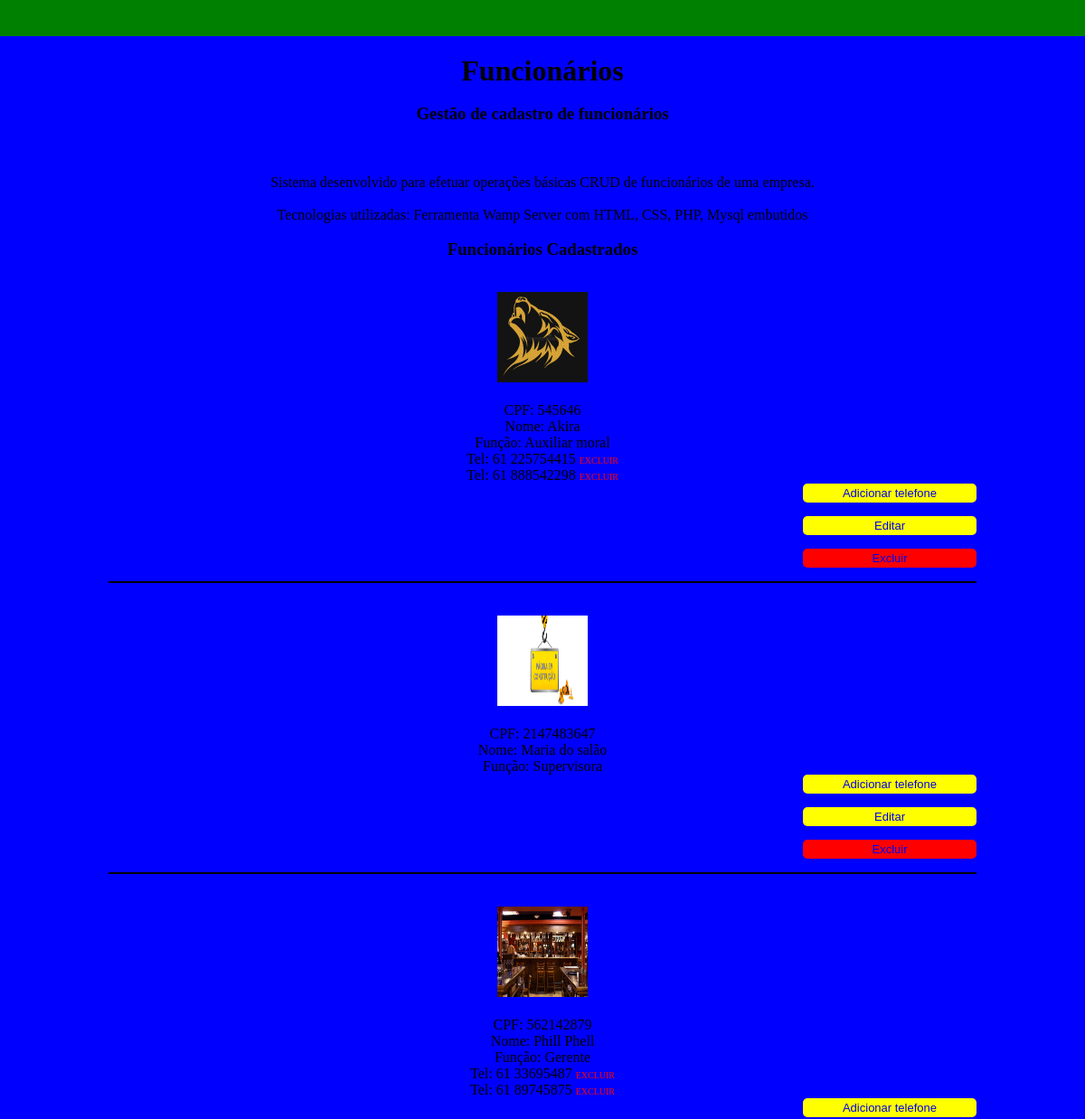
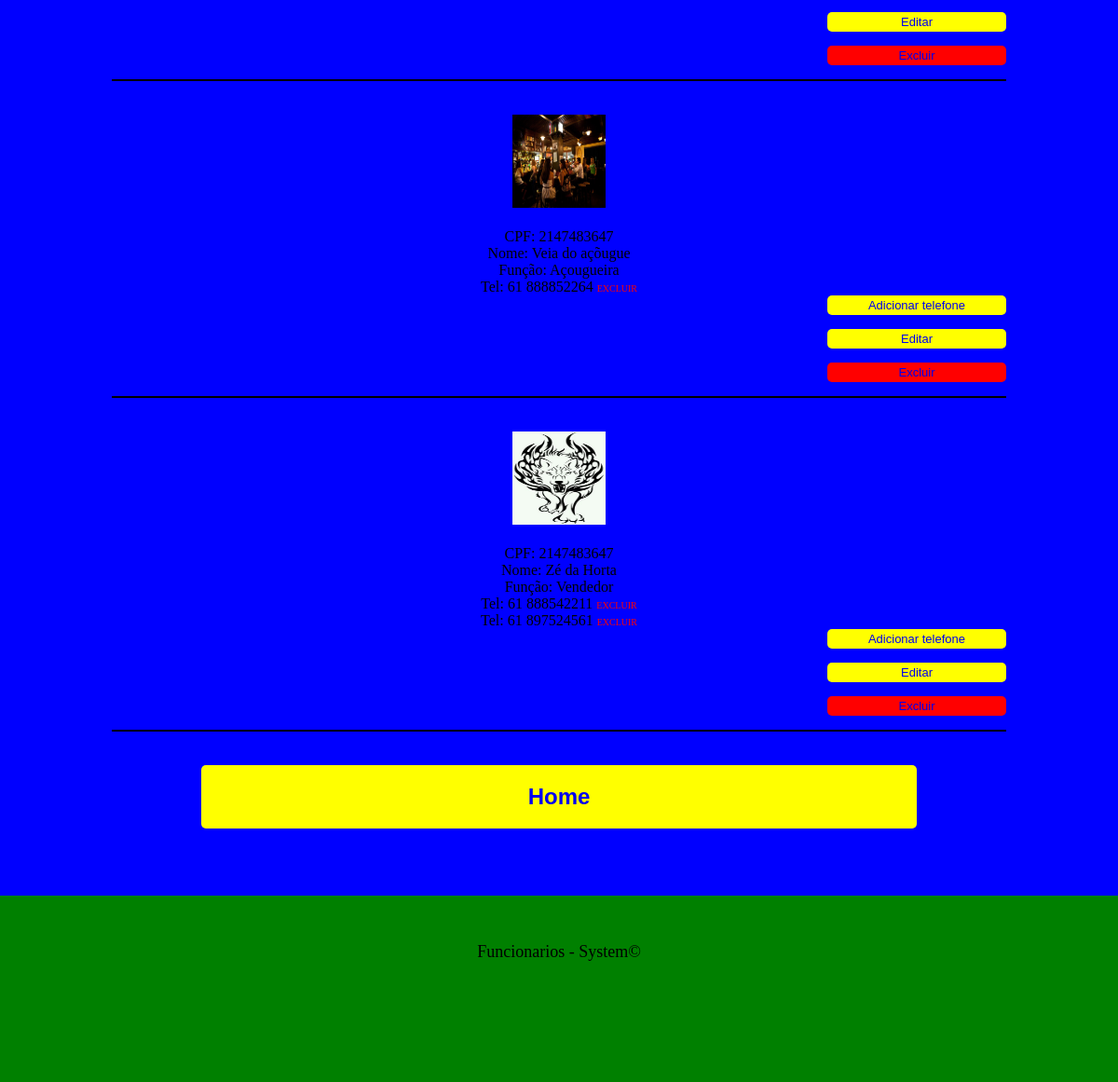
/desafioVik/view/cadastrados.php, run on the app's committed database (2 pictures, top to bottom).
### tables this page shows
CREATE TABLE IF NOT EXISTS `tb_funcionario` (
  `id` int(20) UNSIGNED NOT NULL AUTO_INCREMENT,
  `cpf` int(11) UNSIGNED NOT NULL,
  `nome` varchar(200) NOT NULL,
  `funcao` varchar(50) NOT NULL,
  `foto` blob NOT NULL,
  PRIMARY KEY (`id`) USING BTREE
);

CREATE TABLE IF NOT EXISTS `tb_telefone` (
  `id` int(10) UNSIGNED NOT NULL AUTO_INCREMENT,
  `ddd` int(2) UNSIGNED NOT NULL,
  `numero` int(9) UNSIGNED NOT NULL,
  `funcionario_id` int(20) UNSIGNED NOT NULL,
  PRIMARY KEY (`id`),
  KEY `funcionario_id` (`funcionario_id`)
);

### desafioVik/view/cadastrados.php (the view, shortened to what this page needs)
<!DOCTYPE HTML>
 <html lang="pt-br">
<head>
    <link href="./arquivosCSS/geral.css" rel="stylesheet"/>
</head>
<body>
    <div class="faixa-cabecalho">
    </div>
    <div class="painel-principal">
        <header>
            <div class="cabecalho-titulo">
                <h1> Funcionários </h1>
                <br>
                <h3> Gestão de cadastro de funcionários </h3>
                <br><br>
            </div>
        </header>
        <section>
            <p> Sistema desenvolvido para efetuar operações básicas CRUD de funcionários de uma empresa. </p>
            <br>
            <p> Tecnologias utilizadas: Ferramenta Wamp Server com HTML, CSS, PHP, Mysql embutidos </p><br>
        </section>
        <h3> Funcionários Cadastrados </h3>
        <br><br>
        <?php
            function listarTudo(){
                $conexao= ConexaoBanco::getConexao();
                $sqlLs= $conexao-> prepare("SELECT id, nome, cpf, funcao, foto from tb_funcionario ORDER BY nome");
                $sqlLs-> execute();
                $res= $sqlLs->fetchAll(PDO::FETCH_ASSOC);
                return $res;
            }
        ?>
        <div class="sec">
            <?php foreach( listarTudo() as $re):
                echo "<article>";
                echo '<div><img src="../Imagens/'.$re['foto'].'" width= "100px" height= "100px"/></div><br>';
                echo "<label> CPF: ".$re['cpf']."</label><br>";
                echo "<label> Nome: ".$re['nome']."</label><br>";
                echo "<label> Função: ".$re['funcao']."</label><br>";
                $conn= ConexaoBanco::getConexao();
                $sqlLs= $conn-> prepare("SELECT id, ddd, numero FROM tb_telefone WHERE funcionario_id = :i ORDER BY numero");
                $sqlLs-> bindValue(':i', $re['id'], PDO::PARAM_INT);
                $sqlLs-> execute();
                $resp= $sqlLs->fetchAll(PDO::FETCH_ASSOC);
                foreach($resp as $tl):
                    echo "<label> Tel: ".$tl['ddd']." ".$tl['numero']."</label> ";
                    echo '<a href="../controller/excluirTelDTO.php?id='.$tl['id'].'" style="color: red; font-size: 10px"> EXCLUIR </a><br>';
                endforeach;
                echo "<button class='btn-edit'> <a href='./adicionarTelefone.php?id=".$re['id']."'> Adicionar telefone </a> </button><br><br>";
                echo "<button class='btn-edit'> <a href='./editar.php?id=".$re['id']."'> Editar </a> </button><br><br>";
                echo "<button class='btn-exc'> <a href='../controller/excluiDTO.php?id=".$re['id']."'> Excluir </a> </button><br><br>";
                echo "<hr style='background: black; height: 2px;'>";
                echo "<br><br>";
                echo "</article>";
             endforeach  ?>
            <button type="button"> <a href="./index.php"> <b> Home </b> </a> </button>
        </div>
        <br><br><br><br>
    </div>
	<footer>
	    <p>Funcionarios - System©</p>
	</footer>
</body>
</html>

### desafioVik/view/arquivosCSS/geral.css (style rules this page uses)
* { padding: 0px; margin: 0px; border: 0px; }
body { background: blue; }
.faixa-cabecalho { width: 100%; min-height: 40px; background: green; }
.painel-principal { width: 80%; margin-left: 10%; text-align: center; }
.cabecalho-titulo { padding: 20px; text-align: center; }
section { text-align: center; }
button { width: 80%; padding: 20px; text-align: center; background: yellow; border-radius: 5px; font-size: x-large; }
a { text-decoration: none; }
.btn-edit { background: yellow; width: 20%; float: right; font-size: small; padding: 3px; text-align: center; }
.btn-exc { background: red; width: 20%; float: right; font-size: small; padding: 3px; text-align: center; }
footer { text-align: center; background: green; min-height: 100px; padding: 50px; font-size: large; }

### data on the page
tb_funcionario: foto (picture), cpf "545646", nome "Akira", funcao "Auxiliar moral"
tb_telefone: ddd "61", numero "225754415"
tb_telefone: ddd "61", numero "888542298"
tb_funcionario: foto (picture), cpf "2147483647", nome "Maria do salão", funcao "Supervisora"
tb_funcionario: foto (picture), cpf "562142879", nome "Phill Phell", funcao "Gerente"
tb_telefone: ddd "61", numero "33695487"
tb_telefone: ddd "61", numero "89745875"
tb_funcionario: foto (picture), cpf "2147483647", nome "Veia do açõugue", funcao "Açougueira"
tb_telefone: ddd "61", numero "888852264"
tb_funcionario: foto (picture), cpf "2147483647", nome "Zé da Horta", funcao "Vendedor"
tb_telefone: ddd "61", numero "888542211"
tb_telefone: ddd "61", numero "897524561"
